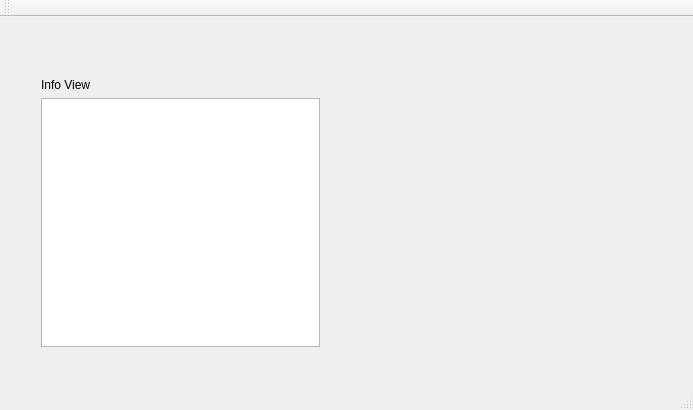
<?xml version="1.0" encoding="UTF-8"?>
<ui version="4.0">
 <class>MainWindow</class>
 <widget class="QMainWindow" name="MainWindow">
  <property name="geometry">
   <rect>
    <x>0</x>
    <y>0</y>
    <width>693</width>
    <height>410</height>
   </rect>
  </property>
  <property name="windowTitle">
   <string>MainWindow</string>
  </property>
  <widget class="QWidget" name="centralWidget">
   <widget class="QWidget" name="layoutWidget">
    <property name="geometry">
     <rect>
      <x>30</x>
      <y>50</y>
      <width>301</width>
      <height>291</height>
     </rect>
    </property>
    <layout class="QVBoxLayout" name="verticalLayout">
     <item>
      <widget class="QLabel" name="label">
       <property name="text">
        <string>Info View</string>
       </property>
      </widget>
     </item>
     <item>
      <widget class="QTableView" name="tableView"/>
     </item>
    </layout>
   </widget>
  </widget>
  <widget class="QMenuBar" name="menuBar">
   <property name="geometry">
    <rect>
     <x>0</x>
     <y>0</y>
     <width>693</width>
     <height>22</height>
    </rect>
   </property>
  </widget>
  <widget class="QToolBar" name="mainToolBar">
   <attribute name="toolBarArea">
    <enum>TopToolBarArea</enum>
   </attribute>
   <attribute name="toolBarBreak">
    <bool>false</bool>
   </attribute>
  </widget>
  <widget class="QStatusBar" name="statusBar"/>
 </widget>
 <layoutdefault spacing="6" margin="11"/>
 <resources/>
 <connections/>
</ui>
